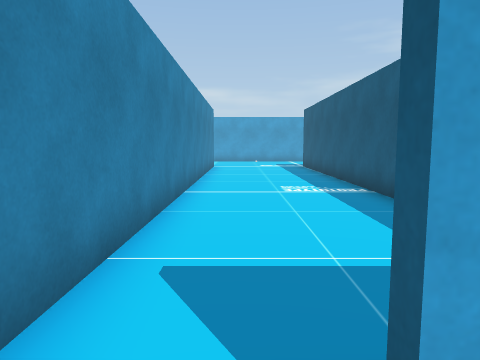
View 1 (above)

24 first-person views from a walk through a 3-D level made in the Unity game engine. The camera is 1.2 m above the floor, tilts 6° down and sees 70° across. The floor is counted in squares, 1 m on a side. Each view is taken from the middle of a square. On the plan, view 1 faces up. The plan holds only what a view shows up to about 14 squares ahead; the rest is blank. Some animated figures are not drawn. Some surface patterns are stand-ins.

View 2
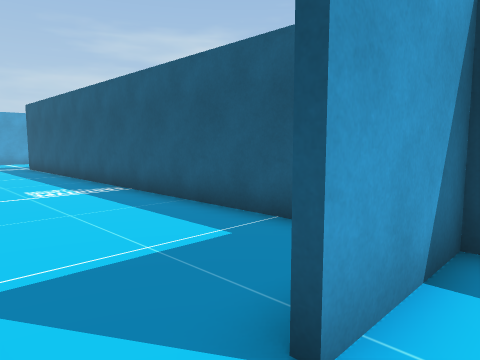

View 3
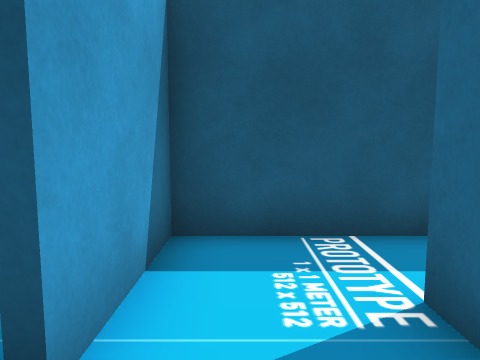

View 4
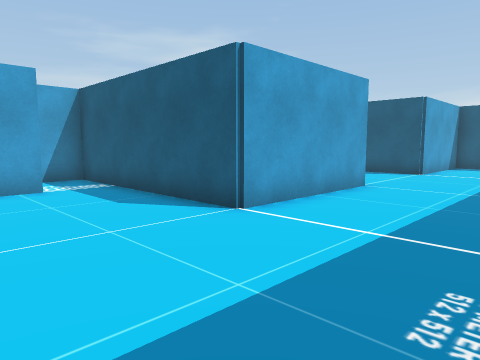

View 5
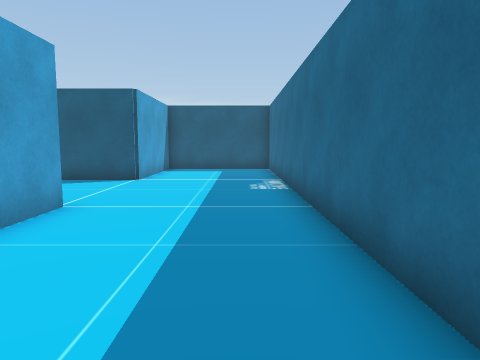

View 6
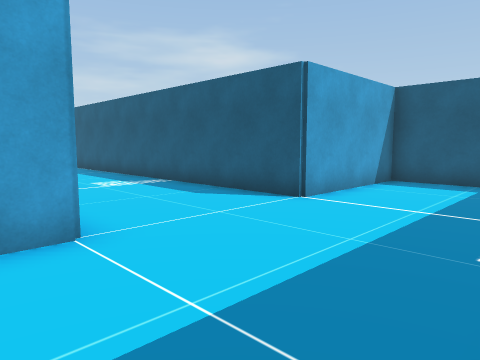

View 7
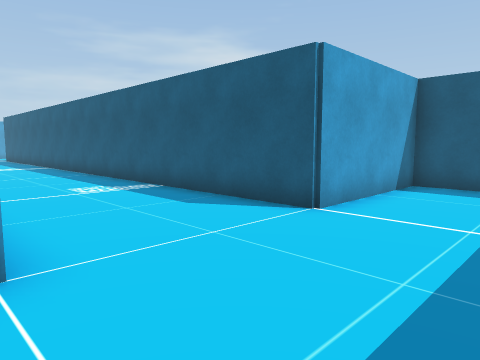

View 8
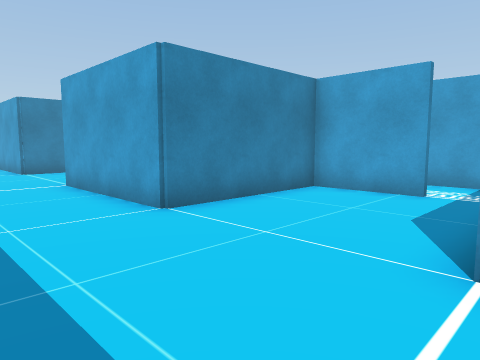

View 9
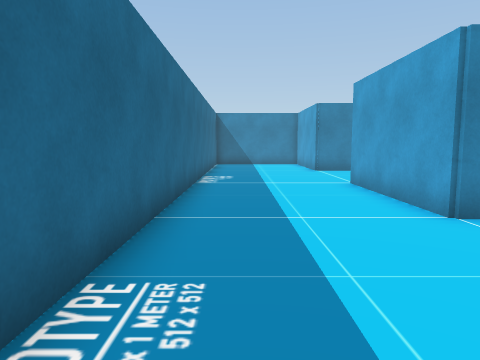

View 10
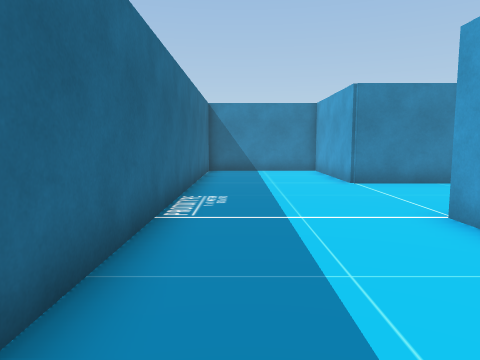

View 11
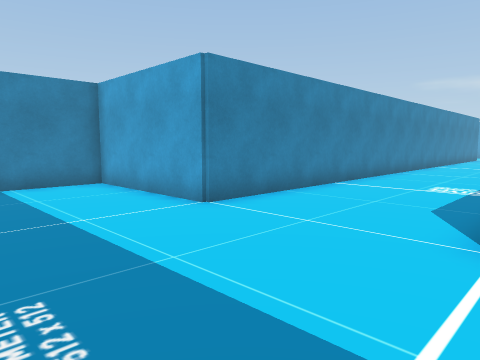

View 12
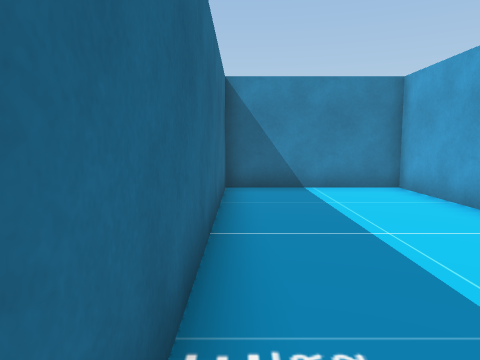

View 13
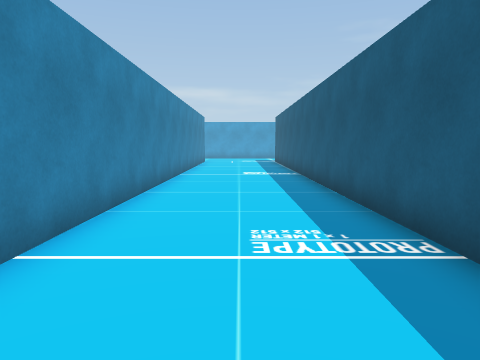

View 14
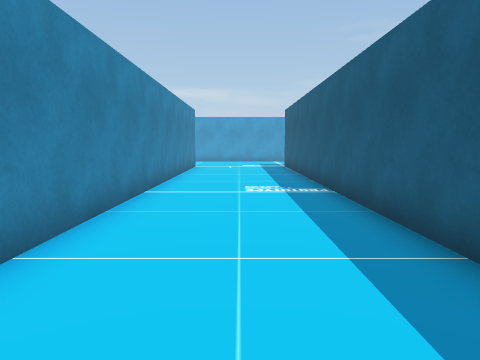

View 15
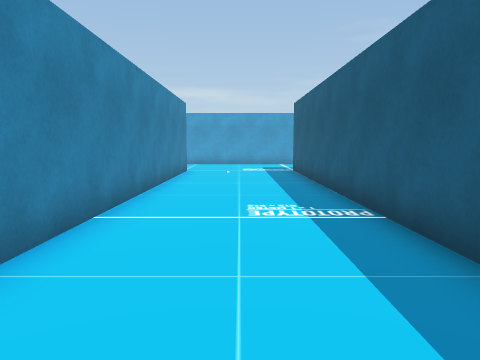

View 16
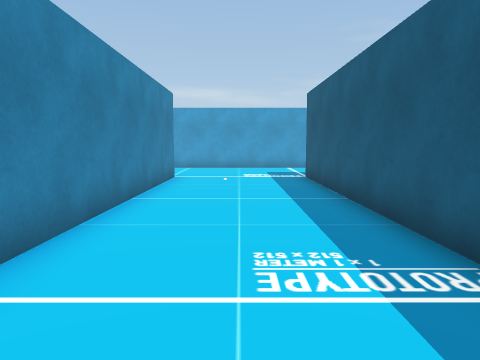

View 17
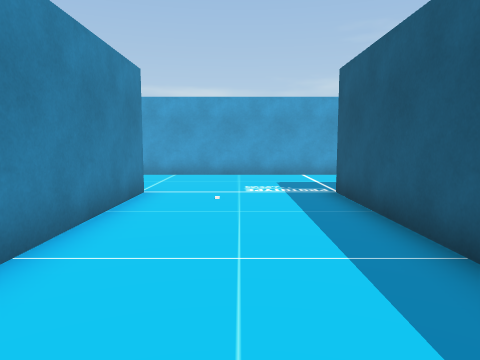

View 18
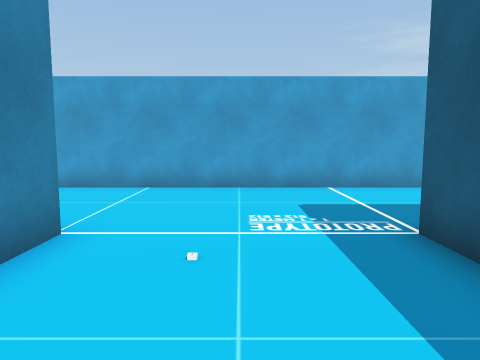

View 19
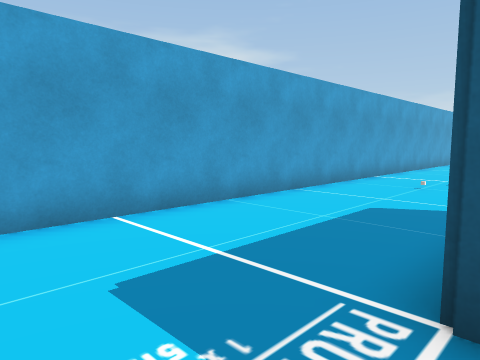

View 20
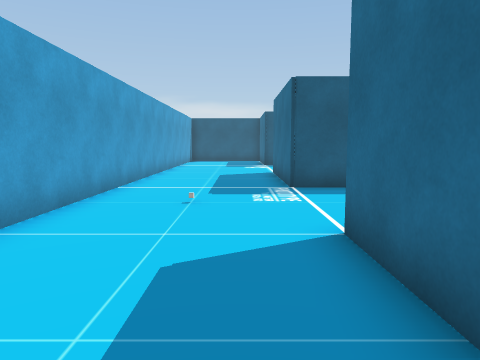

View 21
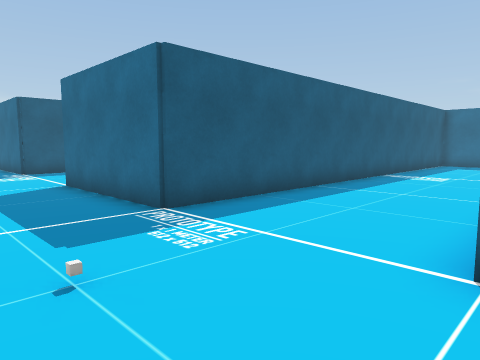

View 22
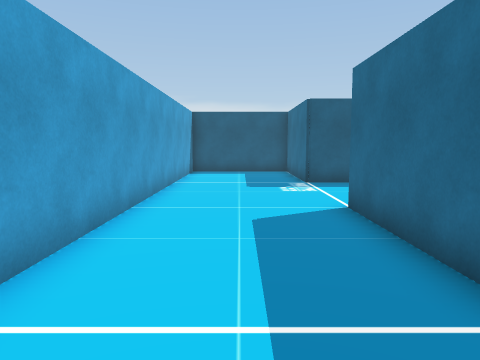

View 23
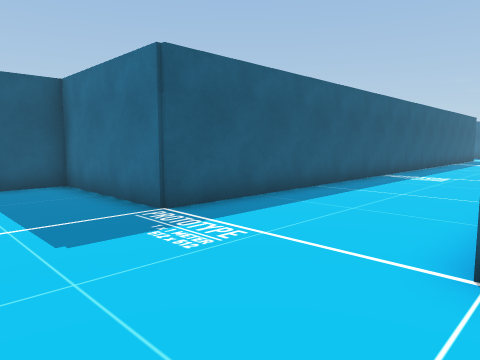

View 24
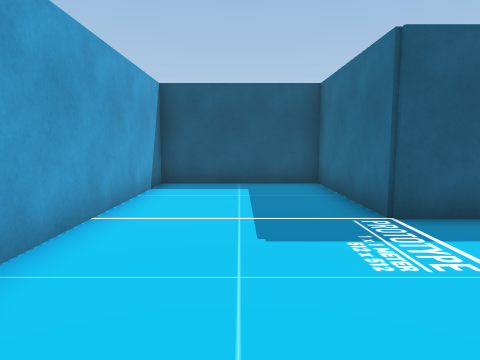

### Floor plan
Points are (right, up) in squares from view 1. A wall is a line through its corners. A room is listed if a view was taken in it or the views show most of it. See-through windows are left out.
Room 1 (views 1, 2, 3)
walls: (0.9, -1.4) (1.5, -1.4); (1.4, 0.9) (0.4, 0.9)
ways out: opening at (-0.5, 1) to room 2; opening at (1, 0) to room 3
Room 2 (views 4, 5, 6, 7, 8, 9, 10, 11, 12, 13, 14, 15, 16, 17, 18, 19, 20, 21, 22, 23, 24)
walls: (3.4, 3.1) (3.4, 18.6) (8.6, 18.6); (1.6, -1.6) (-1.4, -1.6) (-1.4, -6.6) (-6.5, -6.6); (-1.4, 14) (-1.4, 1.9); (-6.6, -1.6) (-6.6, 18.6); (13.4, 7.4) (13.4, 18.6) (18.4, 18.6) (18.4, 23.4) (-14.1, 23.4); (-4.1, 18.6) (-1.4, 18.6); (8.6, -6.6) (3.4, -6.6) (3.4, -0.6); (-11.4, 18.5) (-11.4, -6.6) (-16.4, -6.6) (-16.4, -11.4) (2.1, -11.4); (3.9, -11.4) (15.9, -11.4); (18.4, -9) (18.4, -6.6) (13.4, -6.6) (13.4, 4.6)
ways out: opening at (-0.5, 1) to room 1; opening at (2.5, -1) to room 3
Room 3 (no view inside)
walls: (3.4, -0.6) (3.4, 0.9) (1.4, 0.9)
ways out: opening at (1, 0) to room 1; opening at (2.5, -1) to room 2

Where each view was taken, in squares from view 1:
view 1: 0 up, 0 right, facing up
view 2: 0 up, 1 left, facing up-right
view 3: 0 up, 1 left, facing right
view 4: 11 down, 1 left, facing up-right
view 5: 10 down, 2 right, facing right
view 6: 11 down, 7 right, facing up-right
view 7: 10 down, 8 right, facing up-right
view 8: 10 down, 4 right, facing up-left
view 9: 10 down, 4 right, facing left
view 10: 10 down, 1 left, facing left
view 11: 11 down, 6 left, facing up-left
view 12: 11 down, 7 left, facing left
view 13: 5 down, 9 left, facing up
view 14: 0 up, 9 left, facing up
view 15: 3 up, 9 left, facing up
view 16: 6 up, 9 left, facing up
view 17: 10 up, 9 left, facing up
view 18: 14 up, 9 left, facing up
view 19: 18 up, 9 left, facing up-right
view 20: 20 up, 6 left, facing right
view 21: 22 up, 2 left, facing down-right
view 22: 21 up, 1 right, facing right
view 23: 22 up, 8 right, facing down-right
view 24: 21 up, 8 right, facing right
